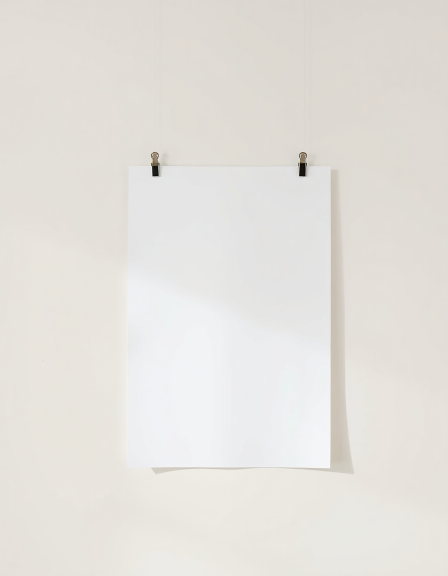
#> input picture tests/fixtures/mockups/flat_clips_windowlight/background.png, 896 x 1152 px, found by its file name (shown at 1/2 size)
$ python gl6_author.py
#> lines starting #> are read from the running program, lines starting #| are printed output that depends on the picture; after the words box and inside, x2 and y2 are one past the last pixel; in counts of white or black regions, pixels touching at a corner belong together
"""GL-6 attempt-2 scene authoring tool (authoring-time only, not pipeline code).

Doctrine — docs/2026-07-24-gl6-attempt2-solution-plan.md §2: *the warped art must
never touch a photographed edge.*

  Mode I (INSET)  art quad strictly inside the photographed paper; the leftover
                  paper reads as a white margin / mat reveal. overlay = the
                  gain-map only.
  Mode O (OWN)    art quad expanded past the photographed paper; the overlay
                  restores the real photograph at alpha 255 outside a *synthetic*
                  paper edge and re-stamps the photographed occluders on top.

Either way the visible art boundary is never matched against a photographed
edge, so the annotation tolerance is ~±5px rather than ±0.5px. That is why the
`paper` quads below are hand-read off a labelled grid instead of traced: under
this doctrine precision is not what the composite depends on.

`margins` are fractions of the paper quad's own perspective space (left, top,
right, bottom); positive = inward (Mode I), negative = outward (Mode O). They
are chosen so the art quad's pixel aspect matches the master's (~0.684) —
`mockup_render` stretches the artwork onto the quad, so a mismatched quad
aspect would distort the print.

Usage:
    gl6_author.py selftest
    gl6_author.py preview [scene..]   # quad-on-background debug images
    gl6_author.py build   [scene..]   # write meta.json + overlay.png
"""

import json
import sys
from pathlib import Path

import cv2
import numpy as np

ROOT = Path(__file__).resolve().parents[1]
BUNDLES = ROOT / "assets" / "mockups" / "primary" / "portrait"
DEBUG = ROOT / "outputs" / "gl6_author"
ART_ASPECT = 6656 / 9728  # db/base_artwork/39.png

SCENES = {
    # --- flats: Mode O, the product must read full-bleed (plan §2 decision #1)
    "flat_clips_windowlight": dict(
        mode="O",
        paper=[[253, 331], [660, 333], [658, 940], [251, 936]],
        margins=(-0.027, -0.0197, -0.027, -0.0132),
        occluders=[(292, 294, 330, 378), (588, 294, 626, 378)],
        sigma=18, strength=1.0, floor=0.72,
    ),
    "flat_leaning_bookstack": dict(
        mode="O",
        paper=[[213, 219], [672, 214], [687, 911], [210, 915]],
        # asymmetric: the board leans back, so its top face is a parallelogram
        # whose back-right corner reaches ~(700,190) - past the front face's
        # (672,214). The right/top margins have to own that tab too, or it is
        # left outside the print as a stray sliver of photographed board.
        margins=(-0.036, -0.0455, -0.0655, -0.024),
        occluders=[(168, 886, 328, 962), (532, 872, 728, 962)],
        sigma=18, strength=1.0, floor=0.72,
    ),
    # --- lifestyle: Mode I, margins are styling not misrepresentation
    "lifestyle_bedroom_console": dict(
        mode="I",
        paper=[[300, 163], [657, 163], [655, 728], [301, 729]],
        margins=(0.032, 0.070, 0.032, 0.070),
        occluders=[], sigma=3, strength=0.85, floor=0.62,
    ),
    "lifestyle_sage_terracotta": dict(
        mode="I",
        paper=[[289, 266], [700, 264], [716, 986], [274, 982]],
        # side margin clears the faint inner-panel line photographed ~26px
        # inside the mat opening - the art must not land on it (doctrine §2)
        margins=(0.085, 0.1403, 0.085, 0.1403),
        occluders=[], sigma=2, strength=1.0, floor=0.55,
    ),
}

SS = 4          # polygon rasterisation supersample
EDGE_PX = 3.0   # synthetic print edge, inset far enough to bury the warp ringing
RING_PX = 8.0   # width of the photograph-restore band outside that edge


def sub_quad(paper: np.ndarray, margins) -> np.ndarray:
    """Map a sub-rectangle of the paper's own (u,v) space back to image pixels.

    Perspective-correct: uses the paper quad's homography, so on a leaning frame
    the margin stays visually even instead of shearing.
    """
    ml, mt, mr, mb = margins
    unit = np.array([[0, 0], [1, 0], [1, 1], [0, 1]], np.float32)
    H = cv2.getPerspectiveTransform(unit, paper.astype(np.float32))
    box = np.array([[ml, mt], [1 - mr, mt], [1 - mr, 1 - mb], [ml, 1 - mb]], np.float32)
    return cv2.perspectiveTransform(box[None], H)[0].astype(np.float32)


def quad_aspect(q: np.ndarray) -> float:
    w = (np.linalg.norm(q[1] - q[0]) + np.linalg.norm(q[2] - q[3])) / 2
    h = (np.linalg.norm(q[3] - q[0]) + np.linalg.norm(q[2] - q[1])) / 2
    return float(w / h)


# [57 lines left out: functions poly_alpha, occluder_alpha, gain_map, over, not called in this run]


def load_bg(scene: str) -> np.ndarray:
#> called with scene = 'flat_clips_windowlight'
    return cv2.cvtColor(cv2.imread(str(BUNDLES / scene / "background.png")), cv2.COLOR_BGR2RGB)


def quads(scene: str, cfg: dict):
    paper = np.asarray(cfg["paper"], np.float32)
    return paper, sub_quad(paper, cfg["margins"])


# [43 lines left out: functions shrink, build, not called in this run]


def preview(scene: str, cfg: dict):
    DEBUG.mkdir(parents=True, exist_ok=True)
    bg = load_bg(scene)
    paper, art_q = quads(scene, cfg)
    vis = bg.copy()
    cv2.polylines(vis, [paper.astype(np.int32)], True, (0, 90, 255), 2)      # photographed paper
    cv2.polylines(vis, [art_q.astype(np.int32)], True, (0, 220, 0), 2)       # art quad
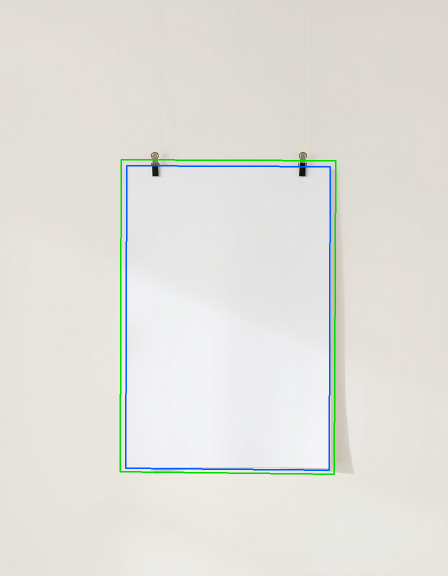
#> vis: shape (1152, 896, 3) (shown at 1/2 size); mean R, G, B 225.9, 225, 219.7
    for x0, y0, x1, y1 in cfg["occluders"]:
        cv2.rectangle(vis, (x0, y0), (x1, y1), (255, 0, 255), 1)
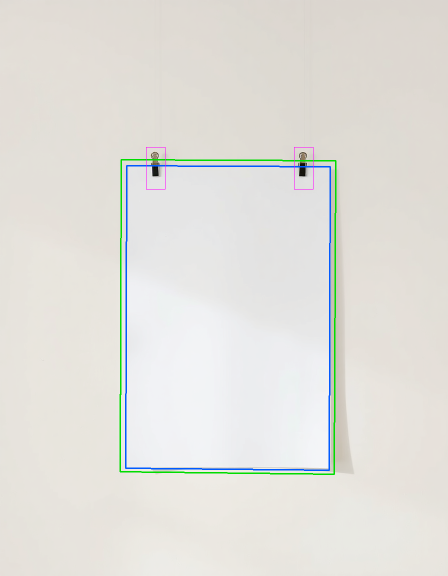
#> vis: shape (1152, 896, 3) (shown at 1/2 size); 0.05% of pixels changed, all inside (x1, y1, x2, y2) = (292, 294, 627, 379)
    cv2.imwrite(str(DEBUG / f"{scene}_quad.png"), cv2.cvtColor(vis, cv2.COLOR_RGB2BGR))
    print(f"{scene:28} mode={cfg['mode']} art_aspect={quad_aspect(art_q):.4f} "
          f"(master {ART_ASPECT:.4f})")


# [15 lines left out: function _selftest, not called in this run]


if __name__ == "__main__":
    cmd = sys.argv[1] if len(sys.argv) > 1 else "preview"
    names = sys.argv[2:] or list(SCENES)
    if cmd == "selftest":
        _selftest()
    elif cmd == "preview":
        for n in names:
            preview(n, SCENES[n])
    elif cmd == "build":
        for n in names:
            print(json.dumps(build(n, SCENES[n])))
    else:
        raise SystemExit(__doc__)
